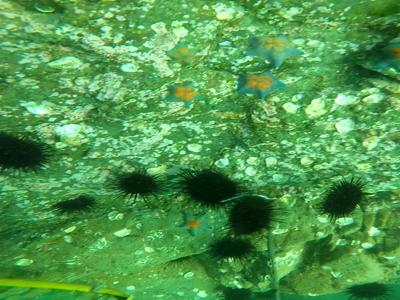
%> input picture MMLE_code-main/2022-MLLE/Image/A_8.jpg, 400 x 300 px
$ octave --eval "result = FADE(imread('../../MMLE_code-main/2022-MLLE/Image/A_8.jpg'));"   (GNU Octave 9; MATLAB toolbox functions it lacks are replaced by stand-ins)
%> lines starting %> are read from the running program, lines starting %| are printed output that depends on the picture
function [D D_map] = FADE(I)
    % Input: a test image, I
    % Output: perceptual fog density D and fog density map D_map
    % Detail explanation:
    % L. K. Choi, J. You, and A. C. Bovik, "Referenceless Prediction of Perceptual Fog Density and Perceptual Image Defogging",
    % IEEE Transactions on Image Processing, to appear (2015).

    %% Basic setup
            ps                      = 8;                                            % patch size 8 x 8 pixels
        % Size of a test image for checking possilbe distinct patches
            [row col dim]           = size(I);
%> row = 300; col = 400; dim = 3
            patch_row_num           = floor(row/ps);
%> patch_row_num = 37
            patch_col_num           = floor(col/ps);
%> patch_col_num = 50
            I                       = I(1:patch_row_num*ps,1:patch_col_num*ps,1:3);
            [row col dim]           = size(I);
%> row = 296
            patch_row_num           = floor(row/ps);
            patch_col_num           = floor(col/ps);
            I                       = I(1:patch_row_num*ps,1:patch_col_num*ps,1:3);
        % RGB and gray channel
            R                       = double(I(:,:,1));                             % Red
            G                       = double(I(:,:,2));                             % Green
            B                       = double(I(:,:,3));                             % Blue
            Ig                      = double(rgb2gray(I));                          % Gray
        % Dark channel prior image: Id, pixel-wise, scaled to [0 1]
            Irn                     = R./255;
            Ign                     = G./255;
            Ibn                     = B./255;
            Id                      = min(min(Irn,Ign),Ibn);
        % HSV color space: saturation image: Is
            I_hsv                   = rgb2hsv(I);
%> I_hsv: size 296x400x3 double; mean H, S, V 0.332, 0.562, 0.597
            Is                      = I_hsv(:,:,2);
        % MSCN
            MSCN_window             = fspecial('gaussian',7,7/6);
            MSCN_window             = MSCN_window/sum(sum(MSCN_window));
            warning('off');
            mu                      = imfilter(Ig,MSCN_window,'replicate');
            mu_sq                   = mu.*mu;
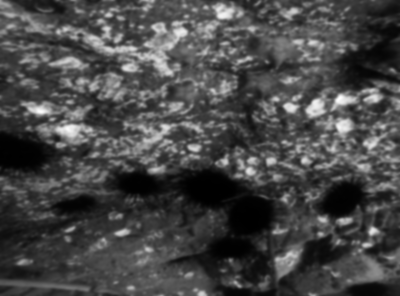
%> mu_sq: size 296x400 double; min 124.1, max 58986.2, mean 16650.4; drawn with min black and max white
            sigma                   = sqrt(abs(imfilter(Ig.*Ig,MSCN_window,'replicate') - mu_sq));
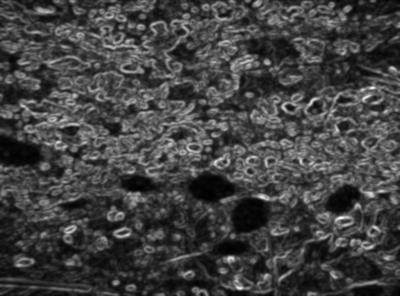
%> sigma: size 296x400 double; min 2.38e-07, max 65.93, mean 17.1; drawn with min black and max white
            MSCN                    = (Ig-mu)./(sigma+1);
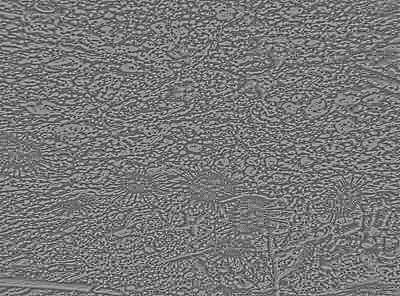
%> MSCN: size 296x400 double; min -2.02, max 2.22, mean -0.0171; drawn with min black and max white
            cv                      = sigma./mu;
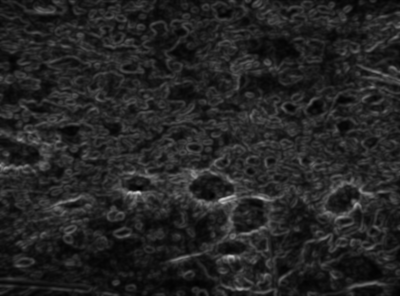
%> cv: size 296x400 double; min 1.14e-08, max 0.818, mean 0.144
        % rg and by channel
            rg                      = R-G;
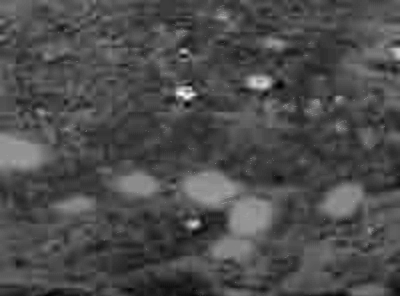
%> rg: size 296x400 double; min -125, max 52, mean -72.1; drawn with min black and max white
            by                      = 0.5*(R+G)-B;
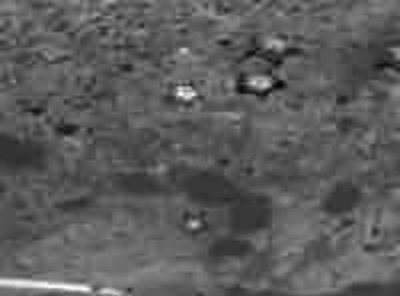
%> by: size 296x400 double; min -38, max 171, mean 38; drawn with min black and max white

    %% Fog aware statistical feature extraction
        % f1
            MSCN_var                = reshape(nanvar(im2col(MSCN, [ps ps], 'distinct')),[row col]/ps);
        % f2,f3
            MSCN_V_pair_col         = im2col((MSCN.*circshift(MSCN,[1 0])),[ps ps], 'distinct'); %vertical
            MSCN_V_pair_col_temp1   = MSCN_V_pair_col; MSCN_V_pair_col_temp1(MSCN_V_pair_col_temp1>0)=NaN;
            MSCN_V_pair_col_temp2   = MSCN_V_pair_col; MSCN_V_pair_col_temp2(MSCN_V_pair_col_temp2<0)=NaN;
            MSCN_V_pair_L_var       = reshape(nanvar(MSCN_V_pair_col_temp1),[row col]/ps);
            MSCN_V_pair_R_var       = reshape(nanvar(MSCN_V_pair_col_temp2),[row col]/ps);
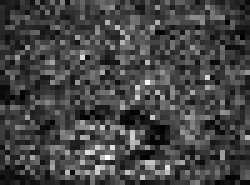
%> MSCN_V_pair_R_var: size 37x50 double (shown 5 times larger); min 0.000675, max 0.232, mean 0.0635; drawn with min black and max white
        % f4
            Mean_sigma              = reshape(mean(im2col(sigma, [ps ps], 'distinct')),[row col]/ps);
        % f5
            Mean_cv                 = reshape(mean(im2col(cv, [ps ps], 'distinct')),[row col]/ps);
        % f6, f7, f8
%> (the run ends here)

$ run again, on MMLE_code-main/2022-MLLE/Image/C_038.jpg
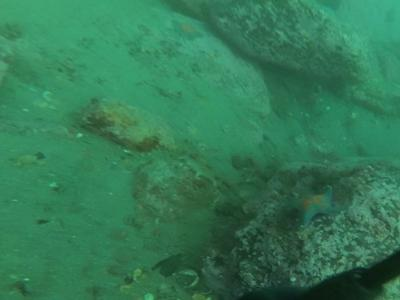
%> input picture MMLE_code-main/2022-MLLE/Image/C_038.jpg, 400 x 300 px
%> I_hsv: size 296x400x3 double; mean H, S, V 0.413, 0.58, 0.48
%> in FADE, `by                      = 0.5*(R+G)-B;`:
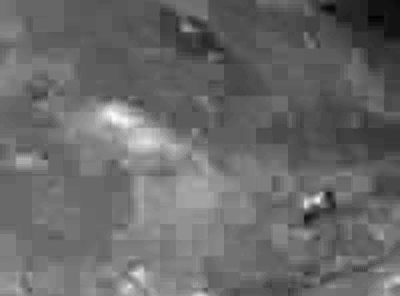
%> by: size 296x400 double; min -22, max 32.5, mean 0.5; drawn with min black and max white
%> in FADE, `MSCN_V_pair_R_var       = reshape(nanvar(MSCN_V_pair_col_temp2),[row c..`:
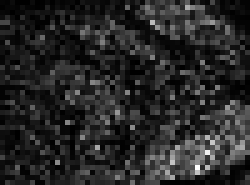
%> MSCN_V_pair_R_var: size 37x50 double (shown 5 times larger); min 0.000237, max 0.211, mean 0.0328; drawn with min black and max white

$ run again, on MMLE_code-main/2022-MLLE/Image/E_309.jpg
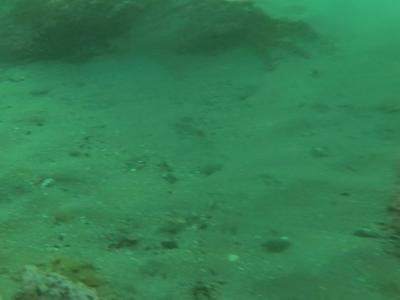
%> input picture MMLE_code-main/2022-MLLE/Image/E_309.jpg, 400 x 300 px
%> I_hsv: size 296x400x3 double; mean H, S, V 0.4, 0.592, 0.499
%> in FADE, `by                      = 0.5*(R+G)-B;`:
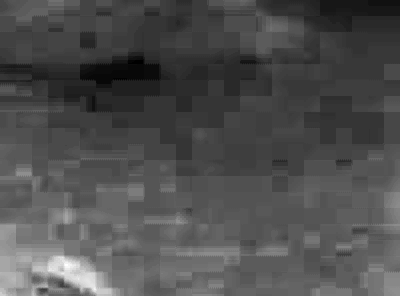
%> by: size 296x400 double; min -6.5, max 36.5, mean 6.8; drawn with min black and max white
%> in FADE, `MSCN_V_pair_R_var       = reshape(nanvar(MSCN_V_pair_col_temp2),[row c..`:
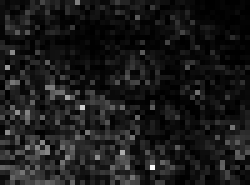
%> MSCN_V_pair_R_var: size 37x50 double (shown 5 times larger); min 3.72e-08, max 0.137, mean 0.0141; drawn with min black and max white

$ run again, on MMLE_code-main/2022-MLLE/Image/bg_05.jpg
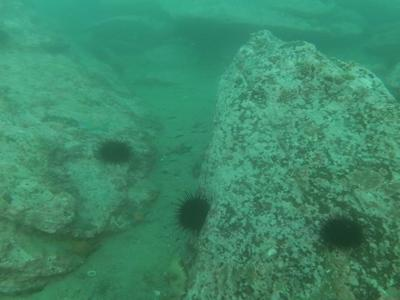
%> input picture MMLE_code-main/2022-MLLE/Image/bg_05.jpg, 400 x 300 px
%> I_hsv: size 296x400x3 double; mean H, S, V 0.426, 0.557, 0.54
%> in FADE, `MSCN_V_pair_R_var       = reshape(nanvar(MSCN_V_pair_col_temp2),[row c..`:
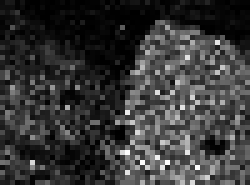
%> MSCN_V_pair_R_var: size 37x50 double (shown 5 times larger); min 1.06e-06, max 0.219, mean 0.0479; drawn with min black and max white
